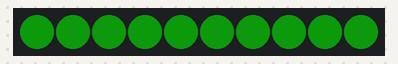
A sketch run on a simulated Arduino Uno, built with avr-gcc and run on an emulated ATmega328P. Parts: 10 RGB LEDs in strip order, left to right. Dim RGB values are drawn brighter than linear; random numbers use the default seed unless the sketch sets one.

Above: at 0.15 s.
At 4.97 s:
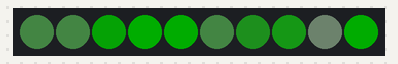
At 10.08 s:
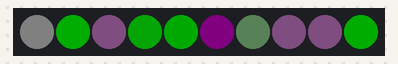
At 19.71 s:
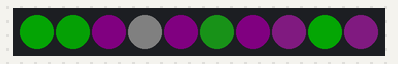
At 29.64 s:
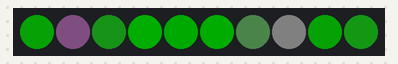
At 39.56 s:
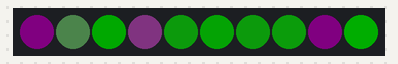

The sketch:

sineWaveIndividual_V1.ino
```cpp
//sketch using a sine wave to smoothly transition between two colors
//each pixel operates on its own randomized sine wave frequency
//based on code from blackSmithLamp_V3 project for Randy Carfagno
//Written by David Crittenden 4/15/2017
//major update 2/21 rewritten for Circuit Playground
//incorporating code https://github.com/adafruit/CircuitPlayground_Power_Reactor

#include "lerp.h"//other tab containing the formula for liniar interpolation

#include <Adafruit_NeoPixel.h>
#define LED_PIN 17 //onboard NeoPixels are on pin 17
#define LED_COUNT 10 //10 onboard NeoPixels

Adafruit_NeoPixel strip(LED_COUNT, LED_PIN, NEO_GRB + NEO_KHZ800);

float currentS;//variable to hold current time

//speed of sine wave
float frequencies[LED_COUNT];//array to hold individual frequencies
float f0 = 0.00001;//slowest speed a frequency could be
float f1 = 0.0005;//fastest speed a frequency could be

//beginning color
uint8_t red0 = 0;
uint8_t green0 = 255;
uint8_t blue0 = 0;

//ending color
uint8_t red1 = 30;
uint8_t green1 = 0;
uint8_t blue1 = 30;

unsigned long currentMillis = millis();

void setup()
{
  strip.begin();
  strip.setBrightness(50);
  strip.show();
  randomSeed(analogRead(0));//initalize the randomizer with the input from an unconnected analog pin

  //fill an array with randomized frequencies
  for (int i = 0; i < strip.numPixels(); i++)
  {
    frequencies[i] = lerp(random(4096), 0, 4095, f0, f1);//4096 represents 12 bit resolution
  }
}

void loop()
{
  currentS = millis();//get the current time

  for (int i = 0; i < strip.numPixels(); i++)
  {
    float t = sin(2.0 * PI * frequencies[i] * currentS);

    uint8_t red = lerp(t, -1.0, 1.0, red0, red1);
    uint8_t green = lerp(t, -1.0, 1.0, green0, green1);
    uint8_t blue = lerp(t, -1.0, 1.0, blue0, blue1);

    strip.setPixelColor(i, strip.Color(red, green, blue));
  }
  strip.show();
}
```

lerp.h
```cpp
#ifndef LERP_H
#define LERP_H

// Linear interpolation of a value x within range x0, x1 to value
// y within range y0, y1.
inline float lerp(float x, float x0, float x1, float y0, float y1) {
  return y0+(x-x0)*((y1-y0)/(x1-x0));
}

#endif
```
